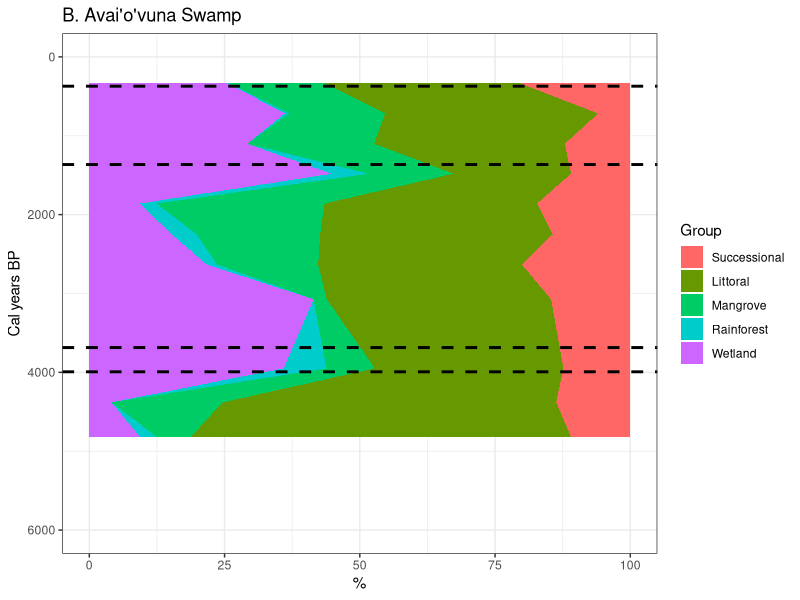
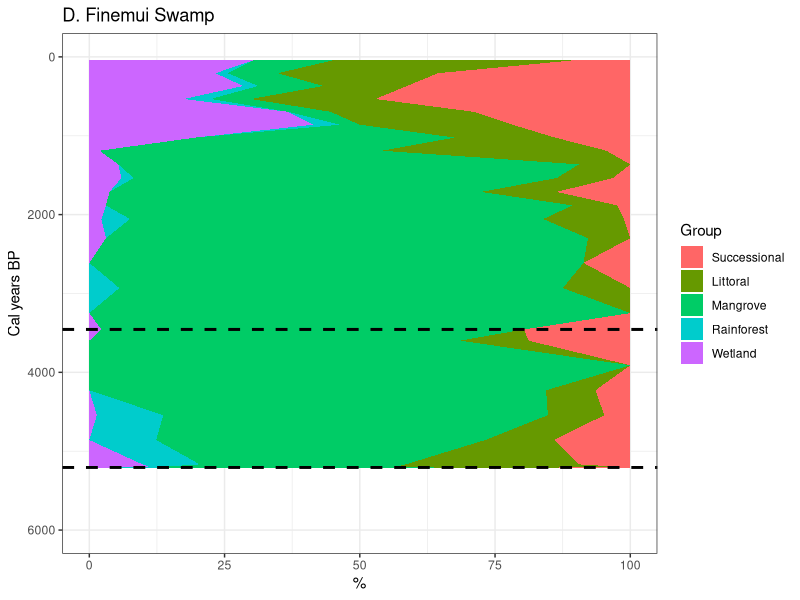
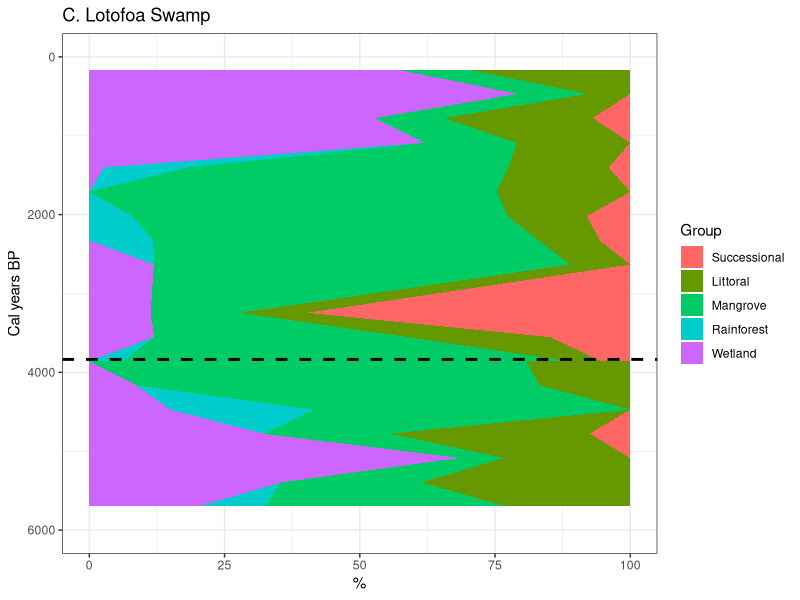
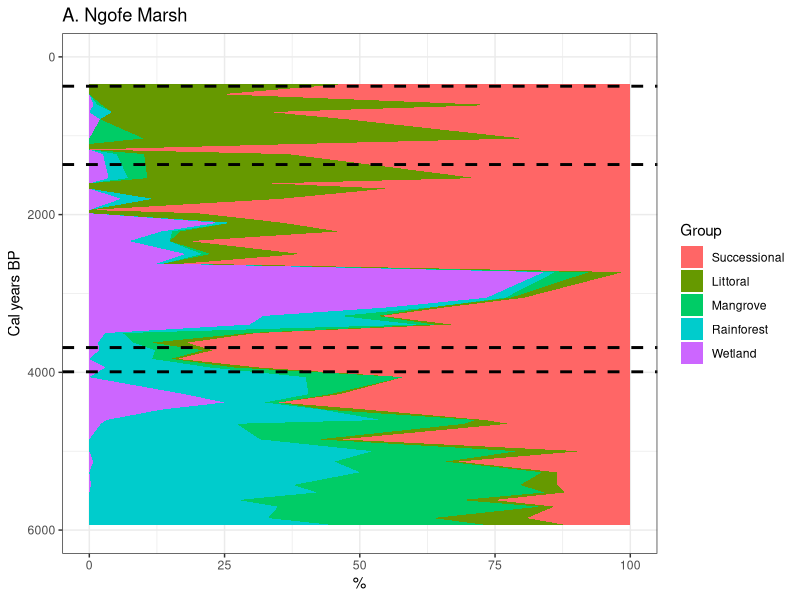
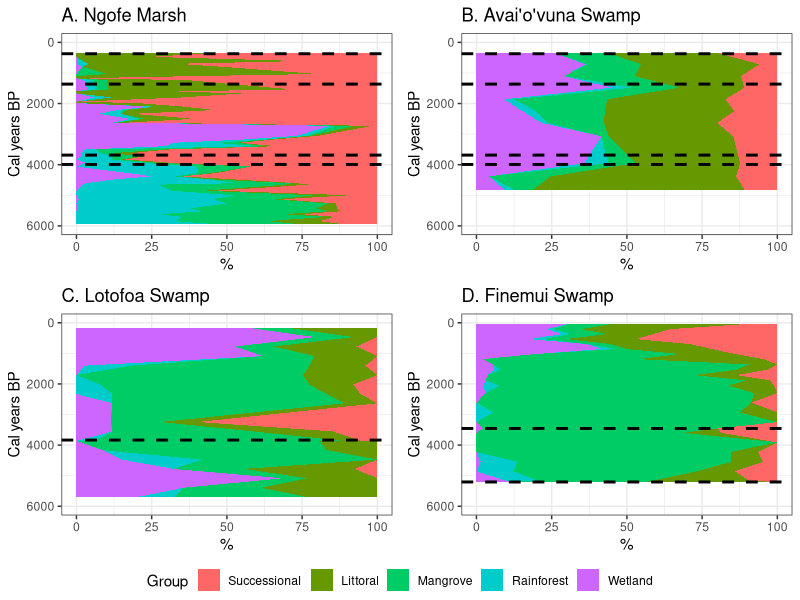

Write R code to recreate these figures, in order.
library(dplyr)
library(ggplot2)
library(ggpubr)
library(tidyr)

spec_group<-read.csv("spec_group.csv")
spec_group<-spec_group[-c(5)]
spec_group[,1:5]<- spec_group[,1:5] / rowSums(spec_group[,1:5]) * 100

names(spec_group)[1]<-"Successional"
names(spec_group)[2]<-"Littoral"
names(spec_group)[3]<-"Mangrove"
names(spec_group)[4]<-"Rainforest"
names(spec_group)[5]<-"Wetland"

avai_groups<- spec_group[spec_group$Site == "Avaiovuna Swamp", ]
fine_groups<- spec_group[spec_group$Site == "Finemui Swamp", ]
loto_groups<- spec_group[spec_group$Site == "Lotofoa Swamp", ]
ngof_groups<- spec_group[spec_group$Site == "Ngofe Marsh", ]

#Avai'o'vuna
avai_long <- gather(avai_groups, Group, Percentage, "Successional":"Wetland", factor_key=TRUE)

avai_bar<-ggplot(avai_long, aes(fill=Group, y=Percentage, x=Cal_yrs_BP, width=100)) + 
  geom_area(position="stack", stat="identity") +
  ggtitle("B. Avai'o'vuna Swamp") +
  xlab("Cal years BP") +
  ylab("%") +
  scale_fill_manual(values = c("#ff6666","#669900","#00cc66","#00cccc", "#cc66ff")) +
  xlim(6000, 0) +
  coord_flip() +
  theme_bw() +
  geom_vline(xintercept=c(372,1365,3686,3993), linetype="dashed", 
             color = "black", size=1)
avai_bar

#Finemui
fine_long <- gather(fine_groups, Group, Percentage, "Successional":"Wetland", factor_key=TRUE)

fine_bar<-ggplot(fine_long, aes(fill=Group, y=Percentage, x=Cal_yrs_BP, width=100)) + 
  geom_area(position="stack", stat="identity") +
  ggtitle("D. Finemui Swamp") +
  xlab("Cal years BP") +
  ylab("%") +
  scale_fill_manual(values = c("#ff6666","#669900", "#00cc66","#00cccc", "#cc66ff")) +
  xlim(6000, 0) +
  coord_flip() +
  theme_bw() +
  geom_vline(xintercept=c(3456,5206), linetype="dashed", 
             color = "black", size=1)
fine_bar

#Lotofoa
loto_groups <-loto_groups[order(loto_groups$Cal_yrs_BP),]

#the year 3859BP appears twice because of a slump in the age-depth model, here I changed it by a year each way
loto_groups$Cal_yrs_BP<-c(166,469,776,1090,1402,1710,2020,2328,2633,3245,3553,3858,3860,4164,4473,4778,5086,5396,5701,6007,6311,6614,6920,7226)

loto_long <- gather(loto_groups, Group, Percentage, "Successional":"Wetland", factor_key=TRUE)

loto_bar<-ggplot(loto_long, aes(fill=Group, y=Percentage, x=Cal_yrs_BP, width=100)) + 
  geom_area(position="stack", stat="identity") +
  ggtitle("C. Lotofoa Swamp") +
  xlab("Cal years BP") +
  ylab("%") +
  scale_fill_manual(values = c("#ff6666","#669900","#00cc66", "#00cccc", "#cc66ff")) +
  xlim(6000, 0) +
  coord_flip() +
  theme_bw() +
  geom_vline(xintercept=3836, linetype="dashed", 
             color = "black", size=1)
loto_bar

#Ngofe
ngof_long <- gather(ngof_groups, Group, Percentage, "Successional":"Wetland", factor_key=TRUE)

ngof_bar<-ggplot(ngof_long, aes(fill=Group, y=Percentage, x=Cal_yrs_BP, width=100)) + 
  geom_area(position="stack", stat="identity") +
  ggtitle("A. Ngofe Marsh") +
  xlab("Cal years BP") +
  ylab("%") +
  scale_fill_manual(values = c("#ff6666","#669900","#00cc66","#00cccc", "#cc66ff")) +
  xlim(6000, 0) +
  coord_flip() +
  theme_bw() +
  geom_vline(xintercept=c(372,1365,3686,3993), linetype="dashed", 
             color = "black", size=1)
ngof_bar
#T1B removed 5854 cal years BP

plot_bar<-ggarrange(ngof_bar, avai_bar, loto_bar, fine_bar,
                    common.legend = TRUE, legend = "bottom")

annotate_figure(plot_bar, top = text_grob)

